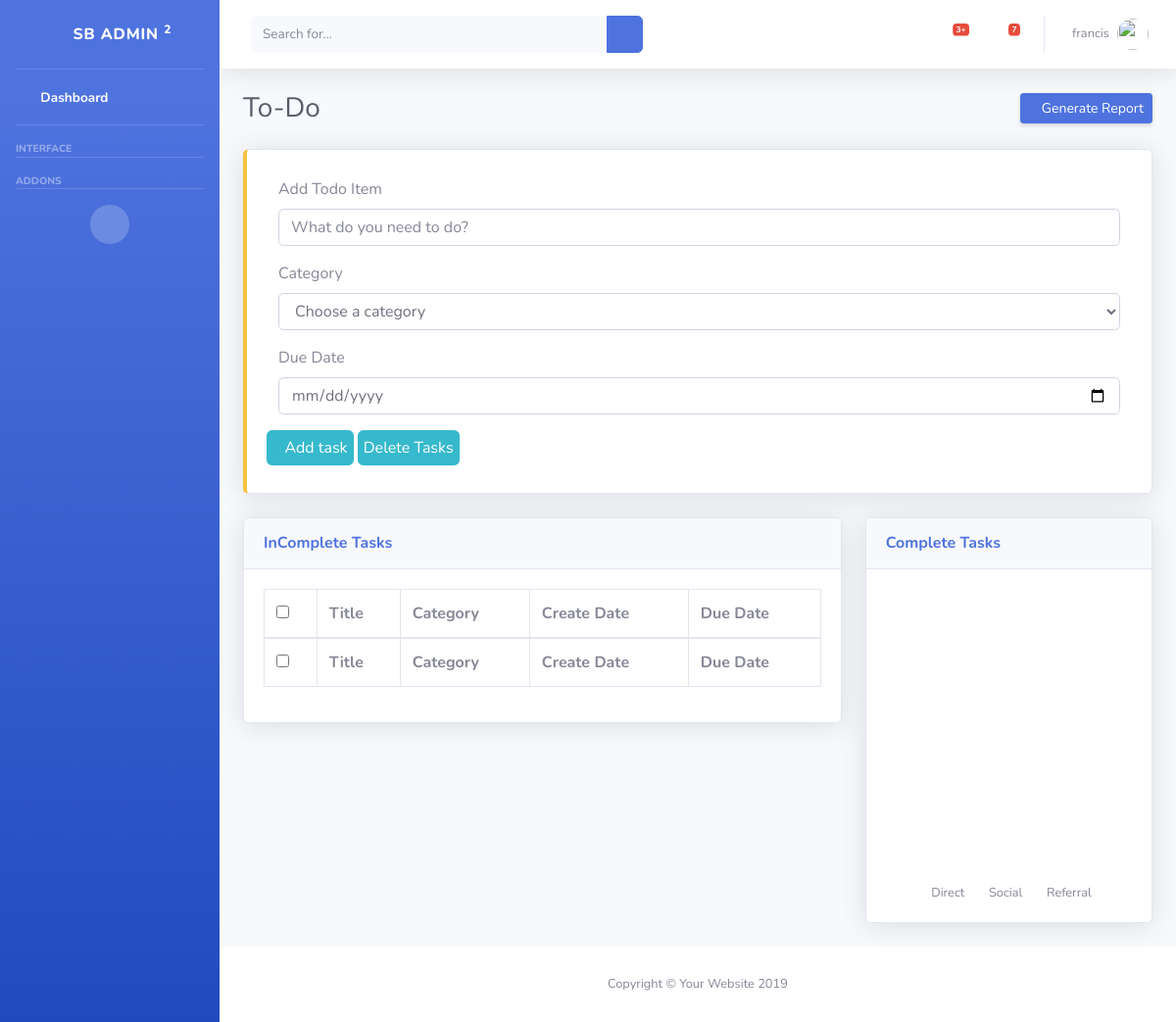
The page /todo/ (signed in) on the database as committed earlier.
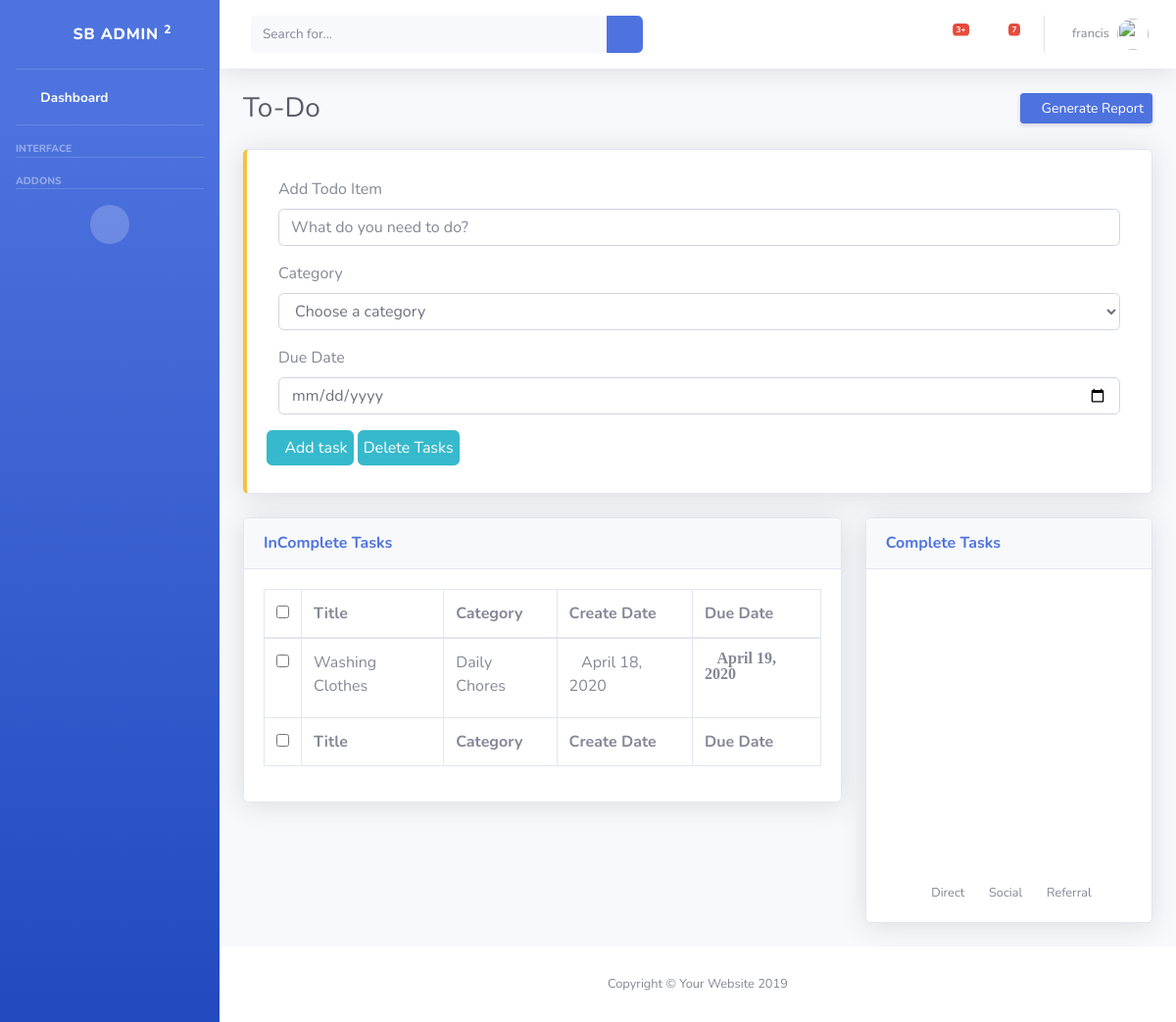
The same page on the database as committed later.
### usertodo/models.py (models this page shows, shortened)
class Task(models.Model):
    title = models.CharField(max_length=250) # a varchar
    content = models.TextField(blank=True) # a text field
    created = models.DateField(default=timezone.now().strftime("%Y-%m-%d")) # a date
    due_date = models.DateField(default=timezone.now().strftime("%Y-%m-%d")) # a date
    category = models.ForeignKey(Category, default="general", on_delete=models.CASCADE) # a foreignkey
    task_author = models.ForeignKey(User, on_delete=models.CASCADE) #User
    class Meta:
        ordering = ["-created"] #ordering by the created field

class Category(models.Model): # The Category table name that inherits models.Model
	name = models.CharField(max_length=100) #Like a varchar
	class Meta:
		verbose_name = ("Category")
		verbose_name_plural = ("Categories")
	def __str__(self):
		return self.name #name to be shown when called

### usertodo/views.py (the view, shortened to what this page needs)
# urls.py: path('', index, name="all_todo_list"),
@login_required
def index(request):
    author = get_object_or_404(Profile, user=request.user)
    todos = Task.objects.filter(task_author=request.user) #quering all todos with the object manager
    categories = Category.objects.all() #getting all categories with object manager
    context = {
        "todos": todos,
        "categories":categories
    }
    return render(request, 'usertodo/index.html', context)

### templates/usertodo/index.html (shortened to what the changed rows need)
{% extends "usertodo/base.html" %}
{% load static %}
{% block content %}
<link href="{% static 'users/'%}vendor/datatables/dataTables.bootstrap4.min.css" rel="stylesheet">
<body id="page-top">
  <div id="wrapper">
    <div id="content-wrapper" class="d-flex flex-column">
      <div id="content">
        <div class="container-fluid">
          <div class="d-sm-flex align-items-center justify-content-between mb-4">
            <h1 class="h3 mb-0 text-gray-800">To-Do</h1>
          </div>
          <div class="row">
            <div class="col-xl-8 col-lg-7">
              <div class="card shadow mb-4">
                <div class="card-body">
                <div class="table-responsive">
                 <table class="table table-bordered" id="dataTable" width="100%" cellspacing="0">
                  <thead>
                    <tr>
                      <th><input type="checkbox" class="taskCheckbox" name="checkedbox"></th>
                      <th>Title</th>
                      <th>Category</th>
                      <th>Create Date</th>
                      <th>Due Date</th>
                    </tr>
                  </thead>
                  <tfoot>
                    <tr>
                      <th><input type="checkbox" class="taskCheckbox" name="checkedbox"></th>
                      <th>Title</th>
                      <th>Category</th>
                      <th>Create Date</th>
                      <th>Due Date</th>
                    </tr>
                  </tfoot>
                  <tbody>
                   {% for todo in todos %}
                    <tr>
                      <td><input type="checkbox" class="taskCheckbox" name="checkedbox" id="{{ todo.id }}" value="{{ todo.id }}"></td>
                      <td><label for="{{ todo.id }}"><span class="complete-">{{ todo.title }}</span></label></td>
                      <td><span class="category-{{ todo.category }}">{{ todo.category }}</span></td>
                      <td><i class="fa fa-calendar"></i>{{ todo.created }}</td>
                      <td><i class="fa fa-calendar">{{ todo.due_date }}</td>
                    </tr>
                    {% endfor %}
                    </tbody>
                  </table>
                </div>
              </div>
              </div>
            </div>
          </div>
        </div>
      </div>
    </div>
  </div>
{% endblock content %}

Rows that differ between the two databases and show on the page:
added Task: title "Washing Clothes", category "Daily Chores", created "April 18, 2020", due_date "April 19, 2020"
